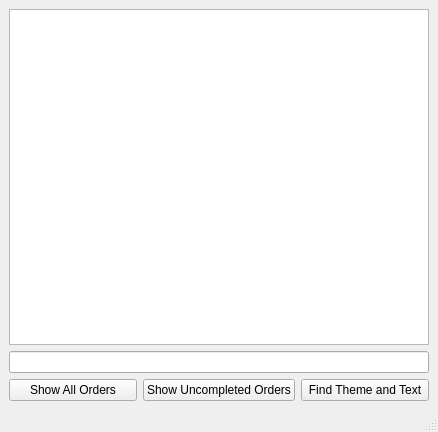
<?xml version="1.0" encoding="UTF-8"?>
<ui version="4.0">
 <class>BD</class>
 <widget class="QMainWindow" name="BD">
  <property name="geometry">
   <rect>
    <x>0</x>
    <y>0</y>
    <width>438</width>
    <height>432</height>
   </rect>
  </property>
  <property name="windowTitle">
   <string>BD</string>
  </property>
  <widget class="QWidget" name="centralwidget">
   <layout class="QGridLayout" name="gridLayout">
    <item row="0" column="0" colspan="3">
     <widget class="QTableWidget" name="outputTable"/>
    </item>
    <item row="1" column="0" colspan="3">
     <widget class="QLineEdit" name="orderIdLineEdit"/>
    </item>
    <item row="2" column="0">
     <widget class="QPushButton" name="displayAllButton">
      <property name="text">
       <string>Show All Orders</string>
      </property>
     </widget>
    </item>
    <item row="2" column="1">
     <widget class="QPushButton" name="displayUncompletedButton">
      <property name="text">
       <string>Show Uncompleted Orders</string>
      </property>
     </widget>
    </item>
    <item row="2" column="2">
     <widget class="QPushButton" name="findButton">
      <property name="text">
       <string>Find Theme and Text</string>
      </property>
     </widget>
    </item>
   </layout>
  </widget>
  <widget class="QMenuBar" name="menubar">
   <property name="geometry">
    <rect>
     <x>0</x>
     <y>0</y>
     <width>438</width>
     <height>21</height>
    </rect>
   </property>
  </widget>
  <widget class="QStatusBar" name="statusbar"/>
 </widget>
 <resources/>
 <connections/>
</ui>
